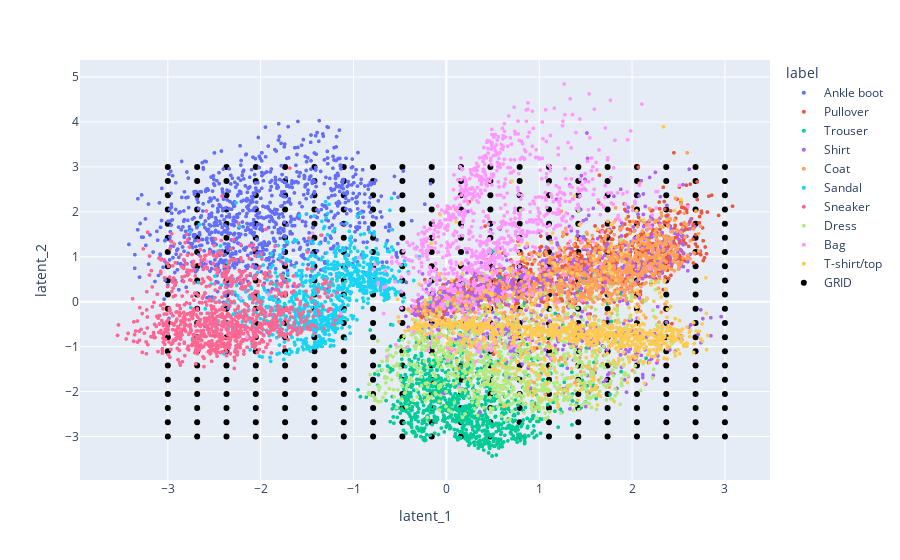

Write notebook code for a chart like this one.
### Markdown cell above
- Visualize the grid in latent space

### Code cell
new_trace = go.Scatter(
    x=grid2[:, 0],
    y=grid2[:, 1],
    mode="markers",
    name="GRID",
    line={'color': 'black'}
)
fig.add_trace(new_trace)

### Figure 1 — Plotly figure (JSON) as saved in the notebook; plotly's stock layout.template omitted (floating-point values rounded to 4 significant figures; data arrays with more than 128 entries replaced by an {"elided": "..."} marker saying what was removed)
{"data": [{"hovertemplate": "label=Ankle boot<br>latent_1=%{x}<br>latent_2=%{y}<extra></extra>", "legendgroup": "Ankle boot", "marker": {"color": "#636efa", "size": 4, "symbol": "circle"}, "mode": "markers", "name": "Ankle boot", "showlegend": true, "type": "scattergl", "x": {"elided": "1000 float values"}, "xaxis": "x", "y": {"elided": "1000 float values"}, "yaxis": "y"}, {"hovertemplate": "label=Pullover<br>latent_1=%{x}<br>latent_2=%{y}<extra></extra>", "legendgroup": "Pullover", "marker": {"color": "#EF553B", "size": 4, "symbol": "circle"}, "mode": "markers", "name": "Pullover", "showlegend": true, "type": "scattergl", "x": {"elided": "1000 float values"}, "xaxis": "x", "y": {"elided": "1000 float values"}, "yaxis": "y"}, {"hovertemplate": "label=Trouser<br>latent_1=%{x}<br>latent_2=%{y}<extra></extra>", "legendgroup": "Trouser", "marker": {"color": "#00cc96", "size": 4, "symbol": "circle"}, "mode": "markers", "name": "Trouser", "showlegend": true, "type": "scattergl", "x": {"elided": "1000 float values"}, "xaxis": "x", "y": {"elided": "1000 float values"}, "yaxis": "y"}, {"hovertemplate": "label=Shirt<br>latent_1=%{x}<br>latent_2=%{y}<extra></extra>", "legendgroup": "Shirt", "marker": {"color": "#ab63fa", "size": 4, "symbol": "circle"}, "mode": "markers", "name": "Shirt", "showlegend": true, "type": "scattergl", "x": {"elided": "1000 float values"}, "xaxis": "x", "y": {"elided": "1000 float values"}, "yaxis": "y"}, {"hovertemplate": "label=Coat<br>latent_1=%{x}<br>latent_2=%{y}<extra></extra>", "legendgroup": "Coat", "marker": {"color": "#FFA15A", "size": 4, "symbol": "circle"}, "mode": "markers", "name": "Coat", "showlegend": true, "type": "scattergl", "x": {"elided": "1000 float values"}, "xaxis": "x", "y": {"elided": "1000 float values"}, "yaxis": "y"}, {"hovertemplate": "label=Sandal<br>latent_1=%{x}<br>latent_2=%{y}<extra></extra>", "legendgroup": "Sandal", "marker": {"color": "#19d3f3", "size": 4, "symbol": "circle"}, "mode": "markers", "name": "Sandal", "showlegend": true, "type": "scattergl", "x": {"elided": "1000 float values"}, "xaxis": "x", "y": {"elided": "1000 float values"}, "yaxis": "y"}, {"hovertemplate": "label=Sneaker<br>latent_1=%{x}<br>latent_2=%{y}<extra></extra>", "legendgroup": "Sneaker", "marker": {"color": "#FF6692", "size": 4, "symbol": "circle"}, "mode": "markers", "name": "Sneaker", "showlegend": true, "type": "scattergl", "x": {"elided": "1000 float values"}, "xaxis": "x", "y": {"elided": "1000 float values"}, "yaxis": "y"}, {"hovertemplate": "label=Dress<br>latent_1=%{x}<br>latent_2=%{y}<extra></extra>", "legendgroup": "Dress", "marker": {"color": "#B6E880", "size": 4, "symbol": "circle"}, "mode": "markers", "name": "Dress", "showlegend": true, "type": "scattergl", "x": {"elided": "1000 float values"}, "xaxis": "x", "y": {"elided": "1000 float values"}, "yaxis": "y"}, {"hovertemplate": "label=Bag<br>latent_1=%{x}<br>latent_2=%{y}<extra></extra>", "legendgroup": "Bag", "marker": {"color": "#FF97FF", "size": 4, "symbol": "circle"}, "mode": "markers", "name": "Bag", "showlegend": true, "type": "scattergl", "x": {"elided": "1000 float values"}, "xaxis": "x", "y": {"elided": "1000 float values"}, "yaxis": "y"}, {"hovertemplate": "label=T-shirt/top<br>latent_1=%{x}<br>latent_2=%{y}<extra></extra>", "legendgroup": "T-shirt/top", "marker": {"color": "#FECB52", "size": 4, "symbol": "circle"}, "mode": "markers", "name": "T-shirt/top", "showlegend": true, "type": "scattergl", "x": {"elided": "1000 float values"}, "xaxis": "x", "y": {"elided": "1000 float values"}, "yaxis": "y"}, {"line": {"color": "black"}, "mode": "markers", "name": "GRID", "type": "scatter", "x": {"elided": "400 float values"}, "y": {"elided": "400 float values"}}], "layout": {"legend": {"title": {"text": "label"}, "tracegroupgap": 0}, "margin": {"t": 60}, "xaxis": {"anchor": "y", "domain": [0, 1], "title": {"text": "latent_1"}}, "yaxis": {"anchor": "x", "domain": [0, 1], "title": {"text": "latent_2"}}}}
